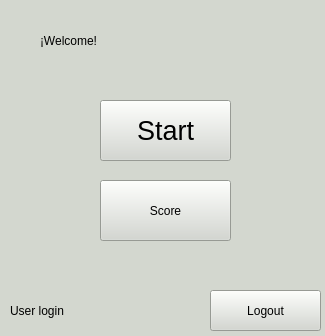
<?xml version="1.0" encoding="UTF-8"?>
<ui version="4.0">
 <class>MainWindow</class>
 <widget class="QMainWindow" name="MainWindow">
  <property name="enabled">
   <bool>true</bool>
  </property>
  <property name="geometry">
   <rect>
    <x>0</x>
    <y>0</y>
    <width>325</width>
    <height>336</height>
   </rect>
  </property>
  <property name="windowTitle">
   <string>Menu</string>
  </property>
  <property name="styleSheet">
   <string notr="true">background-color: rgb(211, 215, 207);</string>
  </property>
  <widget class="QWidget" name="centralwidget">
   <widget class="QPushButton" name="b_Start">
    <property name="geometry">
     <rect>
      <x>100</x>
      <y>100</y>
      <width>131</width>
      <height>61</height>
     </rect>
    </property>
    <property name="font">
     <font>
      <family>MS Shell Dlg 2</family>
      <pointsize>20</pointsize>
      <weight>50</weight>
      <italic>false</italic>
      <bold>false</bold>
     </font>
    </property>
    <property name="styleSheet">
     <string notr="true">font: 20pt &quot;MS Shell Dlg 2&quot;;</string>
    </property>
    <property name="text">
     <string>Start</string>
    </property>
   </widget>
   <widget class="QLabel" name="label">
    <property name="geometry">
     <rect>
      <x>40</x>
      <y>10</y>
      <width>321</width>
      <height>61</height>
     </rect>
    </property>
    <property name="styleSheet">
     <string notr="true">font: 40pt &quot;MS Shell Dlg 2&quot;;</string>
    </property>
    <property name="text">
     <string>¡Welcome!</string>
    </property>
   </widget>
   <widget class="QPushButton" name="b_Score">
    <property name="geometry">
     <rect>
      <x>100</x>
      <y>180</y>
      <width>131</width>
      <height>61</height>
     </rect>
    </property>
    <property name="styleSheet">
     <string notr="true">font: 20pt &quot;MS Shell Dlg 2&quot;;</string>
    </property>
    <property name="text">
     <string>Score</string>
    </property>
   </widget>
   <widget class="QPushButton" name="b_Logout">
    <property name="geometry">
     <rect>
      <x>210</x>
      <y>290</y>
      <width>111</width>
      <height>41</height>
     </rect>
    </property>
    <property name="styleSheet">
     <string notr="true">font: 20pt &quot;MS Shell Dlg 2&quot;;</string>
    </property>
    <property name="text">
     <string>Logout</string>
    </property>
   </widget>
   <widget class="QLabel" name="lb_UserOn">
    <property name="geometry">
     <rect>
      <x>10</x>
      <y>290</y>
      <width>141</width>
      <height>41</height>
     </rect>
    </property>
    <property name="styleSheet">
     <string notr="true">font: 20pt &quot;MS Shell Dlg 2&quot;;</string>
    </property>
    <property name="text">
     <string>User login</string>
    </property>
   </widget>
  </widget>
 </widget>
 <resources/>
 <connections/>
</ui>
